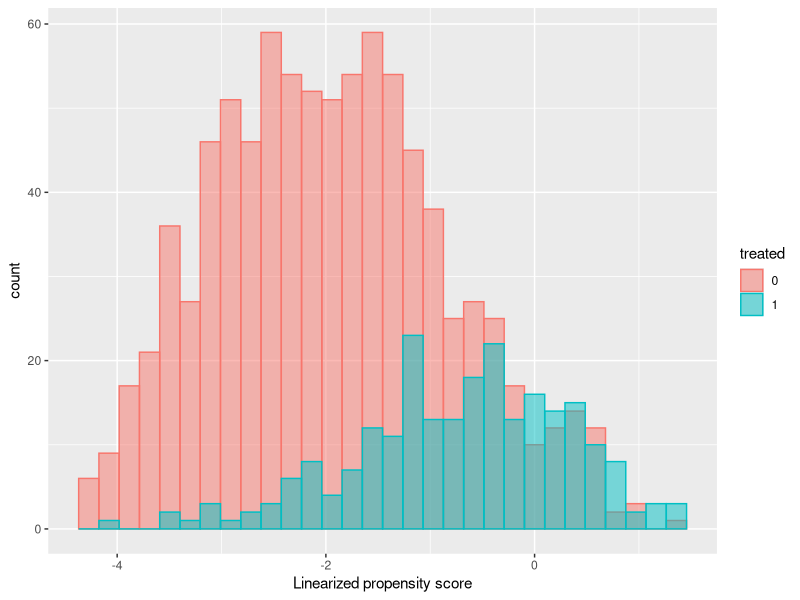
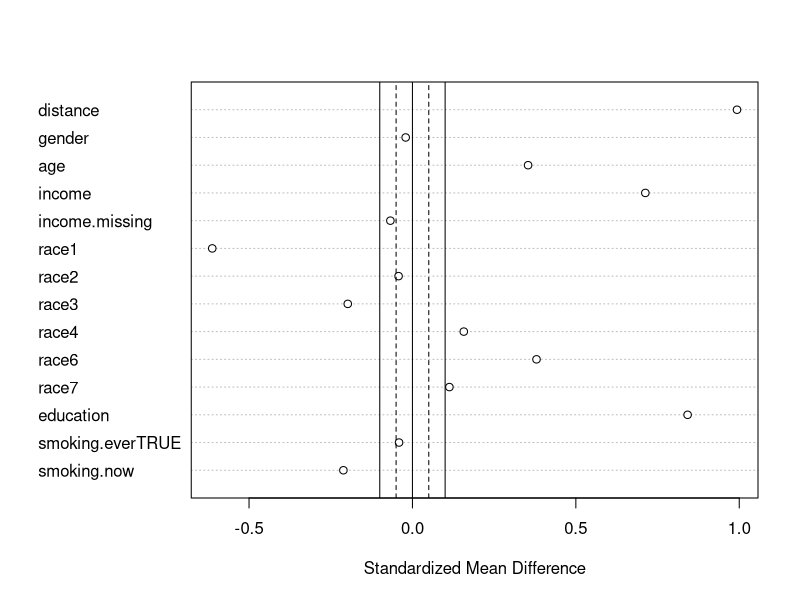
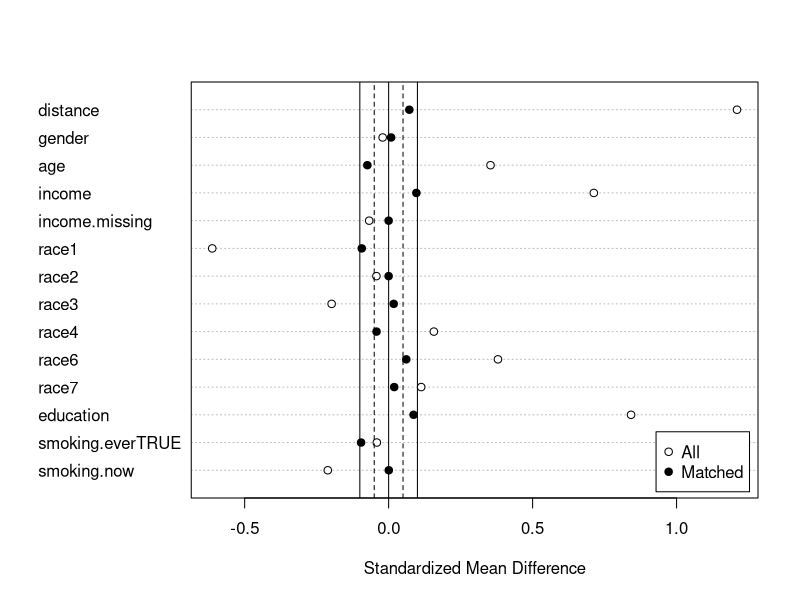

R code for these plots, in order:

# Following Example 8

library(MatchIt)
library(tidyverse)
library(ggplot2)

fish <- read_csv("nhanes_fish.csv")

fish_clean <- fish %>%
  mutate(high_fish = ifelse(fish.level == "high", 1, 0)) %>%
  mutate(race = as.factor(race)) %>%
  select(high_fish, gender, age, income, income.missing, race, education,
         smoking.ever, smoking.now)

# Propensity Score Calculation
model <- glm(high_fish ~ ., data = fish_clean, family = "binomial")
eps <- predict(model, type = "response")
lps <- predict(model)

temp.data <- data.frame(lps = lps, treated = as.factor(fish_clean$high_fish))
ggplot(temp.data, aes(x = lps, fill = treated, color = treated)) + 
  geom_histogram(alpha = 0.5, position = "identity") + 
  xlab("Linearized propensity score") 



# Original Covariate Balancing

m.out0 <- matchit(high_fish ~ gender + age + income + income.missing + race +
                    education + smoking.ever + smoking.now, data = fish_clean,
                  method = NULL, distance = "glm")

summary(m.out0)
plot0 = plot(summary(m.out0), abs = F)
plot0

# Matched Covariate Balancing
m.out1 <- matchit(high_fish ~ gender + age + income + income.missing + race +
                    education + smoking.ever + smoking.now, data = fish_clean,
                  estimand = "ATT", 
                  method = "nearest", distance = lps)
summary(m.out1)
plot1 = plot(summary(m.out1), abs = F)
plot1

matched_fish <- match_data(m.out1)
